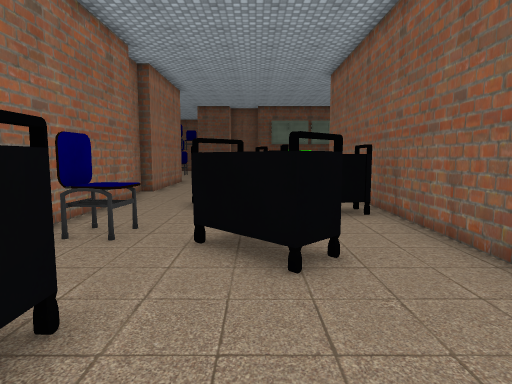
[1] (above)

17 first-person views from a walk through a scene from a Unity 3-D project. The camera is 1.5 m above the floor, tilts 6° down and sees 75° across. The floor is counted in squares, 1 m on a side. Each view is taken from the middle of a square. On the plan, view 1 faces up. The plan holds only what a view shows up to about 15 squares ahead; the rest is blank. The player character is not drawn. Some surface patterns are stand-ins.

[2]
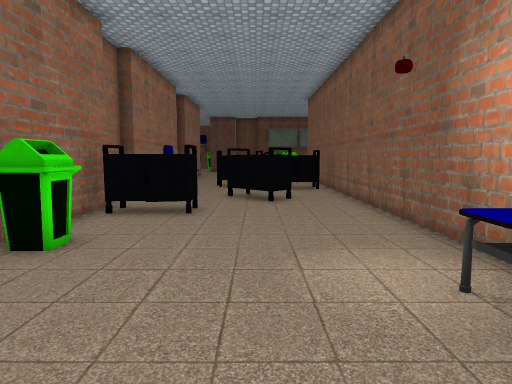

[3]
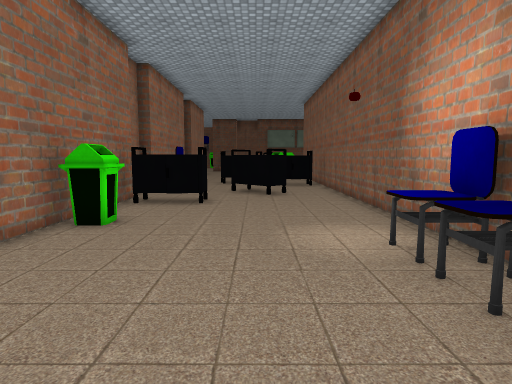

[4]
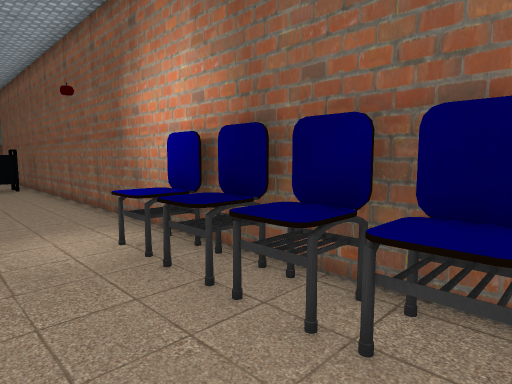

[5]
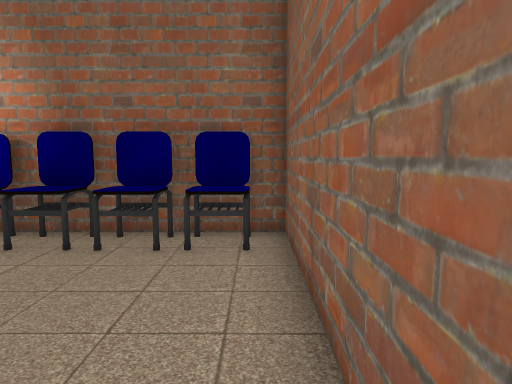

[6]
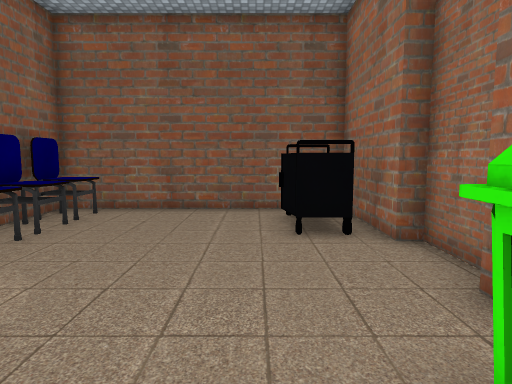

[7]
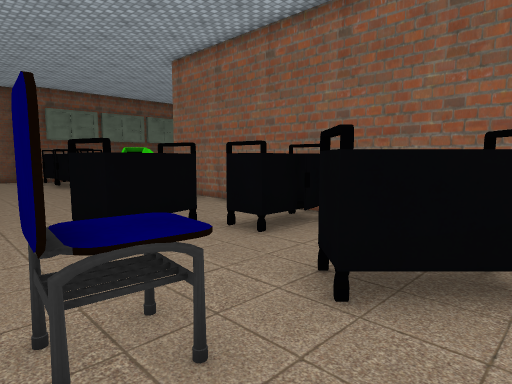

[8]
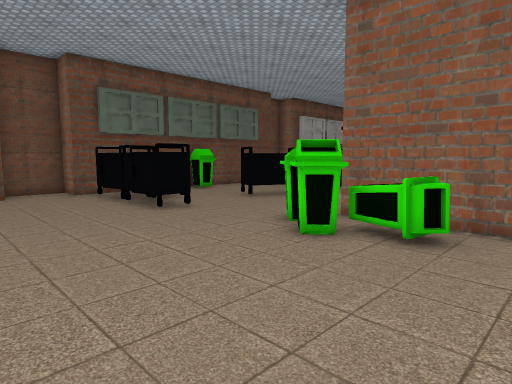

[9]
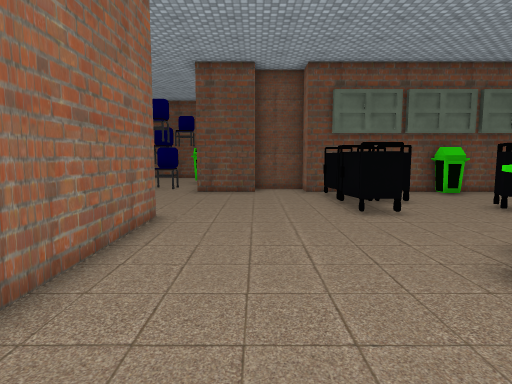

[10]
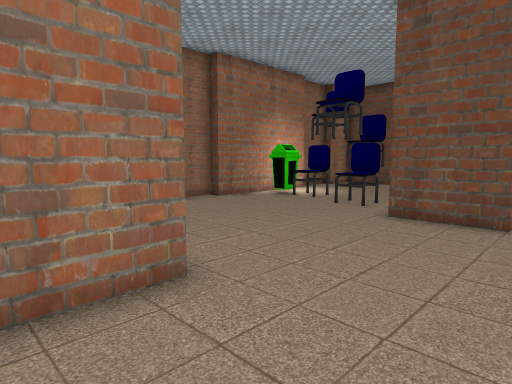

[11]
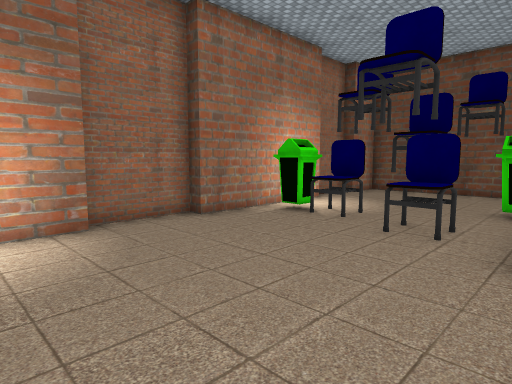

[12]
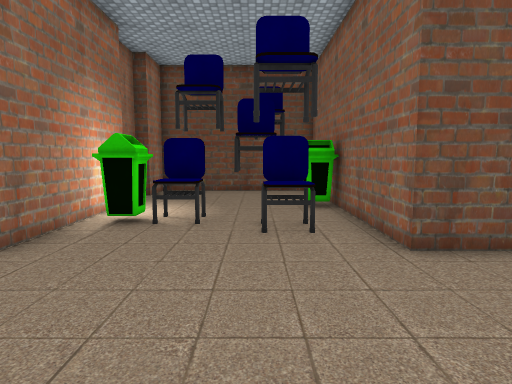

[13]
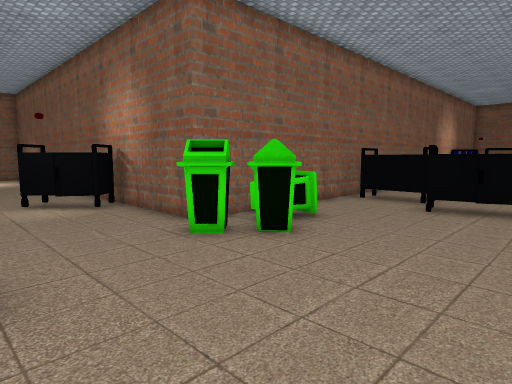

[14]
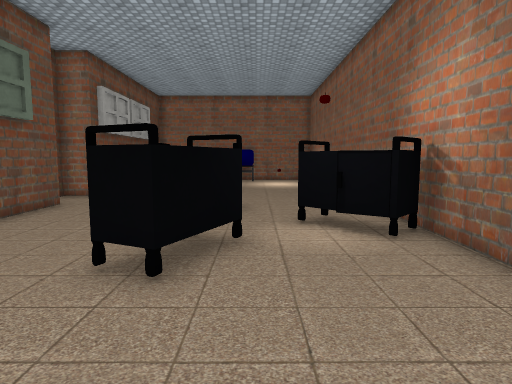

[15]
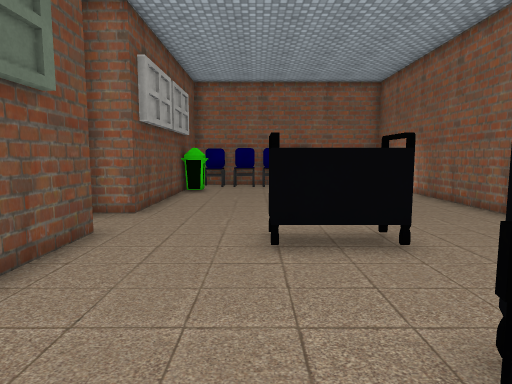

[16]
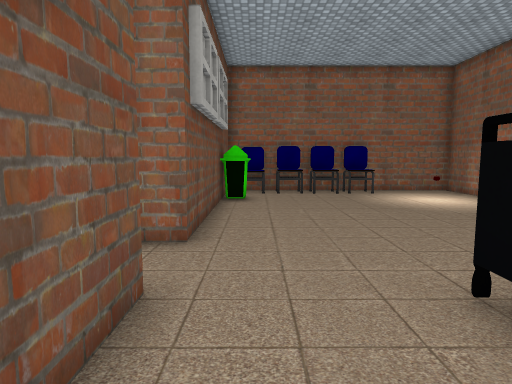

[17]
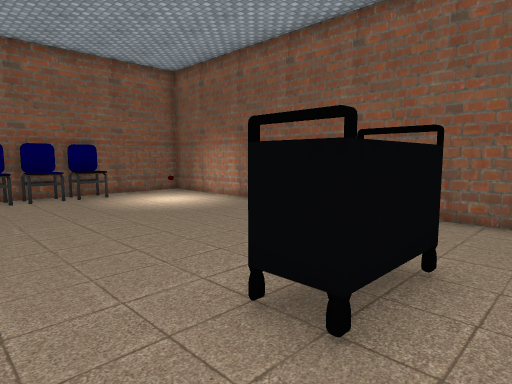

### Floor plan
Points are (right, up) in squares from view 1. A wall is a line through its corners. A room is listed if a view was taken in it or the views show most of it. See-through windows are left out.
Room 1 (views 1, 2, 3, 4, 5, 6, 7, 8, 9, 10, 11, 12, 13, 14, 15, 16, 17)
walls: (3.9, 16.5) (11.5, 16.5); (-5, 14.5) (-5, 13.5); (-4.5, 12.2) (-4.5, 5.4); (-4.5, 20.4) (-4.5, 14.5); (2, 26.2) (0.2, 26.2) (0.2, 27.5) (-1.9, 27.5); (13.5, 16.5) (22.9, 16.5) (22.9, 25.5); (-2, 26.2) (-4.5, 26.2) (-4.5, 30.6); (-5, 5.4) (-5, 4.4); (11.6, 26.2) (4.4, 26.2); (-4.5, 3.2) (-4.5, -3.6); (-11.1, 23.4) (-11.1, 21.9); (-11.1, 31.5) (-11.1, 26.2) (-11.6, 26.2) (-11.6, 23.4); (21.4, 26.2) (13.8, 26.2) (13.8, 27.5); (-5, -4.2) (-5, -5.9); (-6.1, 35.8) (-11.1, 35.8) (-11.1, 34) (-11.6, 34) (-11.6, 32.1); (-4.5, -5.9) (-4.5, -9.6) (3.6, -9.6) (3.6, 16.5)
objects: other object (-10, 28) to (-10, 29); other object (-9, 28) to (-9, 29); other object (-7, 28) to (-6, 28); other object (-7, 30); other object (-5, 31) to (-5, 32); other object (-4, -8) to (-3, -7); other object (-4, -2) to (-3, -1); other object (-4, 2) to (-4, 3); other object (-3, 6) to (-3, 7); other object (-2, 2) to (-2, 3); other object (-2, 10) to (0, 11); other object (-1, 5) to (1, 6); other object (1, 9) to (3, 9); other object (1, 15) to (2, 16); other object (1, 21) to (2, 22); other object (1, 23) to (1, 25); other object (2, -9) to (3, -8); other object (2, -7) to (3, -7); other object (2, -6) to (3, -5); other object (2, -4) to (3, -4); other object (2, 14) to (3, 15); other object (2, 16) to (3, 17); other object (3, 23); other object (5, 20) to (7, 22); other object (6, 25) to (6, 26); other object (7, 17) to (9, 19); other object (11, 21) to (11, 23); other object (20, 19); other object (20, 25) to (20, 26); other object (22, 20) to (22, 21); other object (22, 22); other object (22, 23) to (22, 24); other object (22, 25)

Where each view was taken, in squares from view 1:
view 1: 0 up, 0 right, facing up
view 2: 7 down, 0 right, facing up
view 3: 9 down, 0 right, facing up
view 4: 9 down, 0 right, facing up-right
view 5: 9 down, 3 left, facing right
view 6: 0 up, 2 left, facing down
view 7: 4 up, 4 left, facing up-right
view 8: 12 up, 4 left, facing up-right
view 9: 12 up, 2 left, facing up
view 10: 18 up, 1 left, facing up-left
view 11: 21 up, 4 left, facing up-left
view 12: 21 up, 7 left, facing up
view 13: 21 up, 3 left, facing down-right
view 14: 20 up, 1 right, facing right
view 15: 23 up, 5 right, facing right
view 16: 25 up, 8 right, facing right
view 17: 25 up, 9 right, facing down-right
